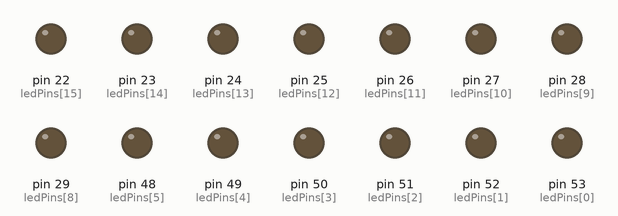
This sketch was run on a simulated Arduino Mega 2560, built with avr-gcc and run on an emulated ATmega2560. Parts: output pins drawn as LEDs (lit = HIGH).

Above: at 0.1 s.
At 4.1 s:
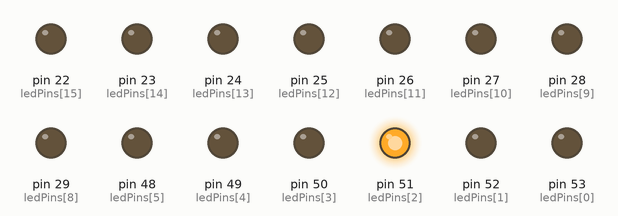
At 9.1 s:
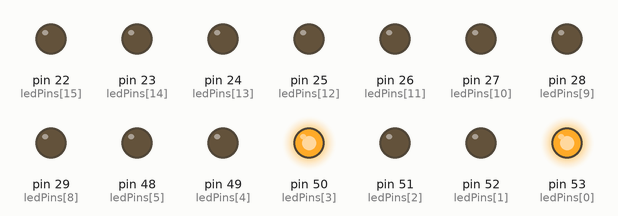
At 19.1 s:
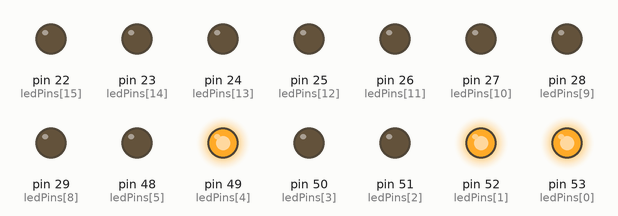
At 28.1 s:
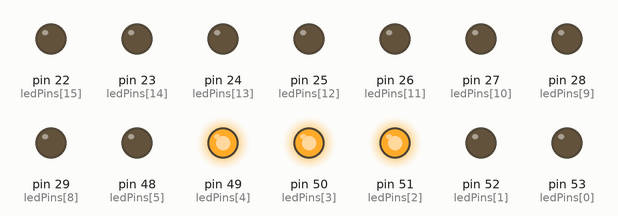
At 38.1 s:
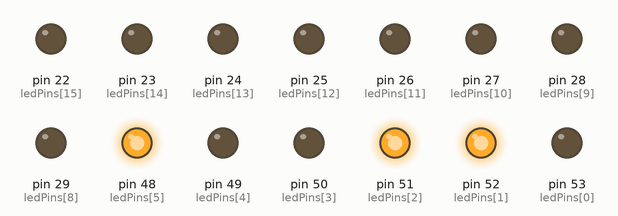
Timing chart, 0 to 40.0 s (numbered marks = the images above):
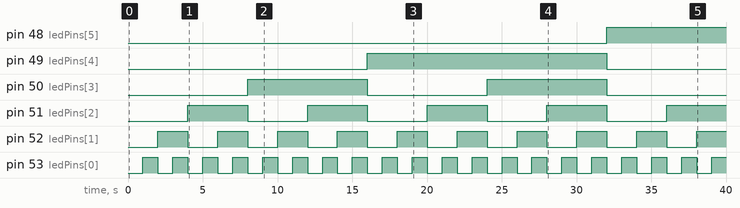

The sketch:

binary-counter.ino
```cpp
/*
Binary Counter

Created by Sterling Sutton on September 17th, 2023
*/

int ledPins[] = { 53, 52, 51, 50, 49, 48, 47, 46, 29, 28, 27, 26, 25, 24, 23, 22 };
int numLedPins = sizeof(ledPins) / sizeof(ledPins[0]);  // Get length of ledPins[]
int count = 0;

void setup() {
  for (int i = 0; i < numLedPins; i++) {
    pinMode(ledPins[i], OUTPUT);
  }
}

void loop() {
  long lastPlaceValue = 1;
  for (int i = 0; i < numLedPins; i++) {
  long placeValue = long_int_pow(2, i + 1);

  if (count % placeValue > lastPlaceValue - 1) {
    digitalWrite(ledPins[i], HIGH);
  }
  else {
    digitalWrite(ledPins[i], LOW);
  }

  lastPlaceValue = placeValue;
  }
  delay(1000);
  count++;
}

long long_int_pow(int base, int exp) {
  if (exp > 0) {
    return base * long_int_pow(base, exp - 1);
  }
  else {
    return 1;
  }
}
```

Measured:
- by itself, pin 48 (ledPins[5]): LOW → HIGH at 32.0 s
- by itself, pin 49 (ledPins[4]): LOW → HIGH at 16.0 s, → LOW 16.0 s later
- by itself, pin 50 (ledPins[3]): alternates HIGH for 8.0 s and LOW for 8.0 s
- by itself, pin 51 (ledPins[2]): alternates HIGH for 4.0 s and LOW for 4.0 s
- by itself, pin 52 (ledPins[1]): alternates HIGH for 2.0 s and LOW for 2.0 s
- by itself, pin 53 (ledPins[0]): alternates HIGH for 1.0 s and LOW for 1.0 s
